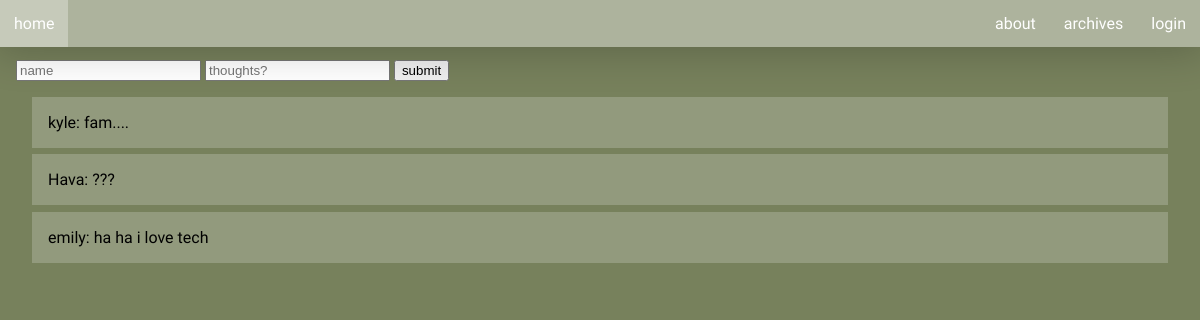
/, run on an earlier commit of the app's database.
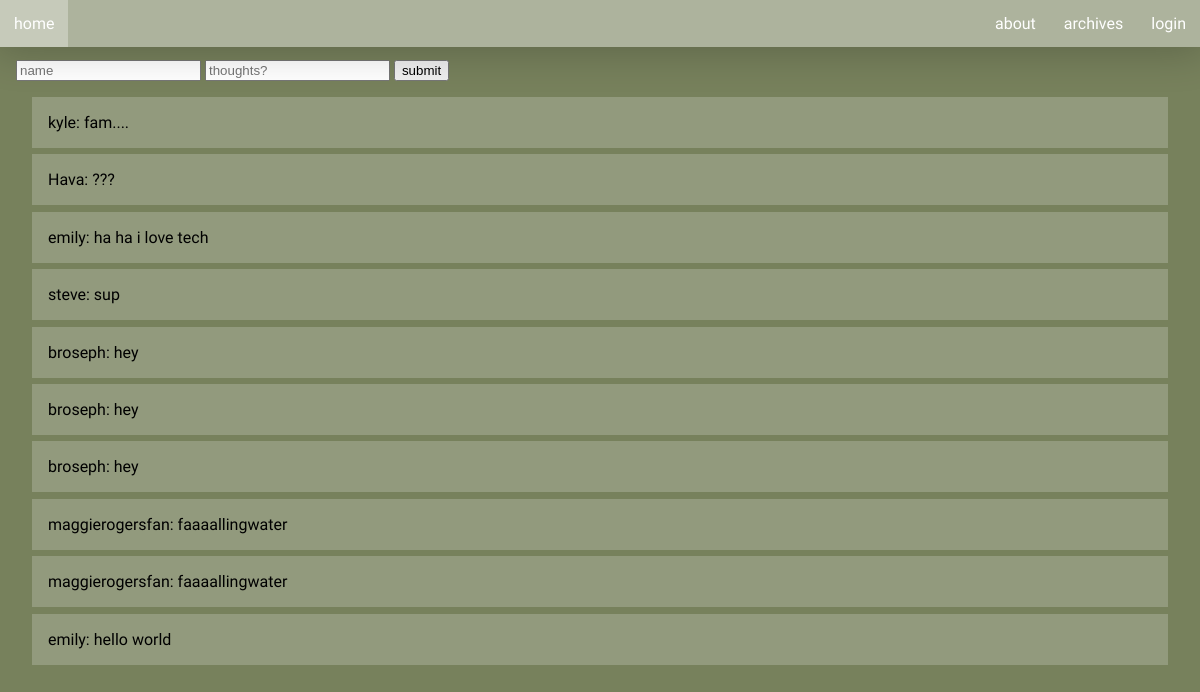
And on a later commit of the database.
### tables this page shows
CREATE TABLE posts (
		id integer primary key autoincrement,
		name text not null,
		content text not null
);

### app.py (the view)
@app.route('/', methods=['GET', 'POST'])
def index():
    if request.method == 'GET':
        pass
    if request.method == 'POST':
        name = request.form.get('name')
        post = request.form.get('post')
        create_post(name, post)
    posts = get_posts()
    return render_template('index.html', posts=posts)

### models.py (called while the page is built)
def get_posts():
    con = sql.connect(path.join(ROOT, 'data.db'))
    cur = con.cursor()
    cur.execute('select * from posts')
    posts = cur.fetchall()
    return posts

### templates/index.html (shortened to what this page needs)
<!doctype html>
<html>
  <head>
    <link rel= 'stylesheet' type= "text/css" href= "{{ url_for('static', filename='css/style.css') }}">
  </head>
  <body>
    <nav>
      <ul>
        <li><a href='/'>home</a></li>
        <li class='right'><a href='login.html'>login</a></li>
        <li class='right'><a href='#'>archives</a></li>
        <li class='right'><a href='#'>about</a></li>
    </nav>
    <div id='container'>
      <form action='/' method='post'>
        <input placeholder='name' name='name'>
        <input placeholder='thoughts?' name='post'>
        <input type='submit' value='submit'>
      </form>
      {% for post in posts %}
      <div class='post'>{{ post[1] + ': ' + post[2] }}</div>
      {% endfor %}
    </div>
  </body>
</html>

What changed in the data, as far as the page shows it:
added posts: name+content "steve: sup"
added posts: name+content "broseph: hey"
added posts: name+content "broseph: hey"
added posts: name+content "broseph: hey"
added posts: name+content "maggierogersfan: faaaallingwater"
added posts: name+content "maggierogersfan: faaaallingwater"
added posts: name+content "emily: hello world"
